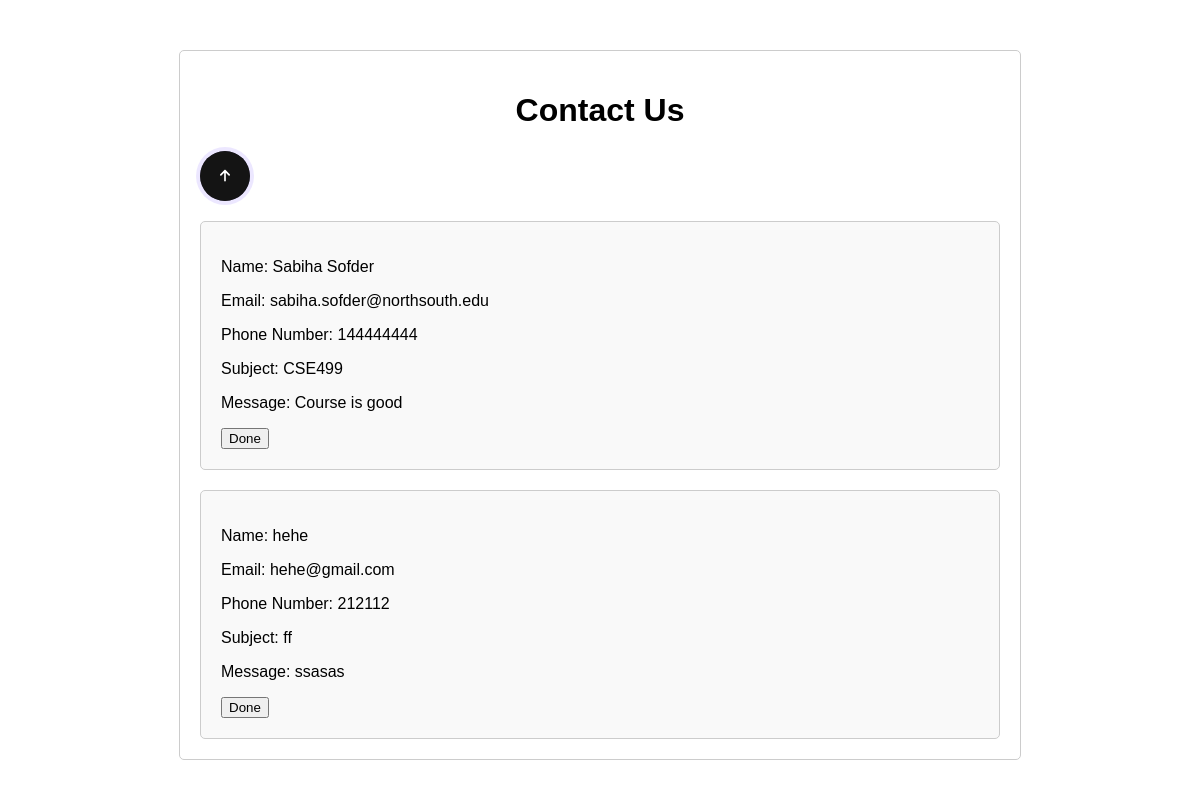
The page /displayContact/ on the database as committed earlier.
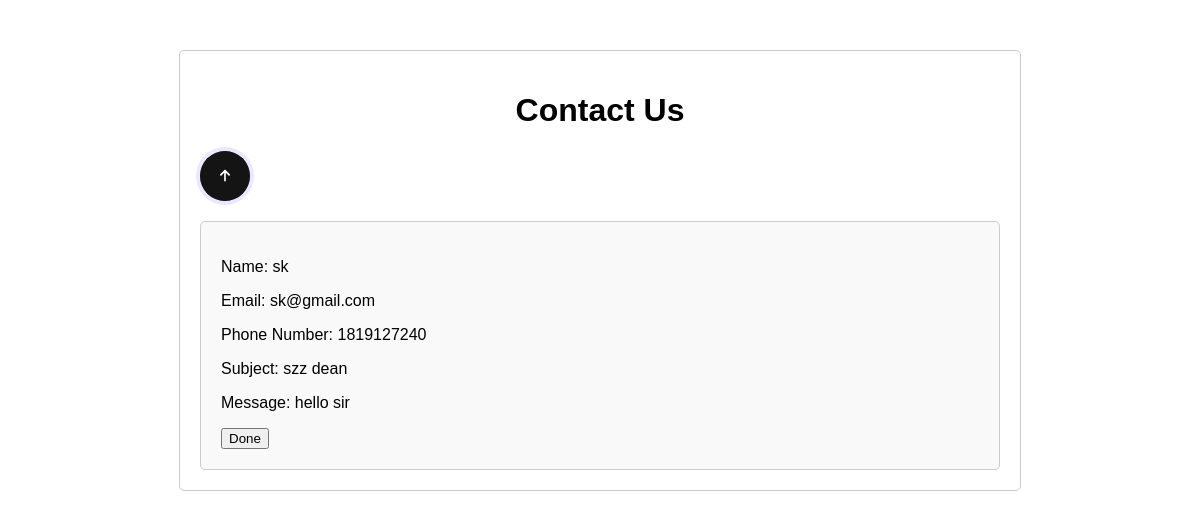
The same page on the database as committed later.
### myapp/models.py (models this page shows)
class contactUs(models.Model) :
    contactFullName = models.CharField(max_length=50)
    contactEmail = models.CharField(max_length=50)
    contactPhoneNumber = models.IntegerField()
    contactSubject = models.CharField(max_length=50)
    contactMessage = models.TextField()

### myapp/views.py (the view)
# urls.py: path('displayContact/', views.displayContactView, name = "displayContact"),
def displayContactView(request):
    contacts = contactUsModel.objects.filter()
    args = {
        "contacts": contacts,
    }
    return render(request, "contactAdmin.html",args)

### templates/contactAdmin.html (shortened to what this page needs)
{% load static %}
<!DOCTYPE html>
<html lang="en">
<head>
</head>
<body>
    <div class="container">
        <h1>Contact Us</h1>
        <a href="{% url 'dashboard' %}" class="button">
            <button class="button">
                <svg class="svgIcon" viewBox="0 0 384 512">
                  <path
                    d="M214.6 41.4c-12.5-12.5-32.8-12.5-45.3 0l-160 160c-12.5 12.5-12.5 32.8 0 45.3s32.8 12.5 45.3 0L160 141.2V448c0 17.7 14.3 32 32 32s32-14.3 32-32V141.2L329.4 246.6c12.5 12.5 32.8 12.5 45.3 0s12.5-32.8 0-45.3l-160-160z"
                  ></path>
                </svg>
            </button>
        </a>
        {% for i in contacts %}
        <div class="message">
            <p>Name: {{i.contactFullName}} </p>
            <p>Email: {{i.contactEmail}}</p>
            <p>Phone Number: {{i.contactPhoneNumber}}</p>
            <p>Subject: {{i.contactSubject}}</p>
            <p>Message: {{i.contactMessage}}</p>
            <form action="{% url 'deleteContact' i.id %}" method="POST">
                <input type="submit" name="track" value="Done">
            </form>
        </div>
        {% endfor %}
    </div>
</body>
</html>

### templates/contactAdmin.html (style rules this page uses)
body { font-family: Arial, sans-serif; margin: 0; padding: 0; }
.container { max-width: 800px; margin: 50px auto; padding: 20px; border: 1px solid #ccc; border-radius: 5px; }
h1 { text-align: center; }
.message { margin-top: 20px; padding: 20px; background-color: #f9f9f9; border: 1px solid #ccc; border-radius: 5px; }
button { padding: 10px 20px; background-color: #007bff; color: #fff; border: none; border-radius: 5px; cursor: pointer; }
.button { width: 50px; height: 50px; border-radius: 50%; background-color: rgb(20, 20, 20); border: none; font-weight: 600; display: flex; align-items: center; justify-content: center; box-shadow: 0px 0px 0px 4px rgba(180, 160, 255, 0.253); cursor: pointer; transition-duration: 0.3s; overflow: hidden; position: relative; }
.svgIcon { width: 12px; transition-duration: 0.3s; }
.button::before { position: absolute; bottom: -20px; content: "Back to Top"; color: white; font-size: 0px; }

Rows that differ between the two databases and show on the page:
removed contactUs: contactFullName "Sabiha Sofder", contactEmail "sabiha.sofder@northsouth.edu", contactPhoneNumber "144444444", contactSubject "CSE499", contactMessage "Course is good"
removed contactUs: contactFullName "hehe", contactEmail "hehe@gmail.com", contactPhoneNumber "212112", contactSubject "ff", contactMessage "ssasas"
added contactUs: contactFullName "sk", contactEmail "sk@gmail.com", contactPhoneNumber "1819127240", contactSubject "szz dean", contactMessage "hello sir"
